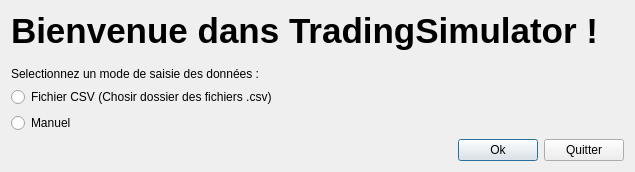
<?xml version="1.0" encoding="UTF-8"?>
<ui version="4.0">
 <class>ModeSelection</class>
 <widget class="QDialog" name="ModeSelection">
  <property name="geometry">
   <rect>
    <x>0</x>
    <y>0</y>
    <width>635</width>
    <height>172</height>
   </rect>
  </property>
  <property name="windowTitle">
   <string>Dialog</string>
  </property>
  <layout class="QVBoxLayout" name="verticalLayout_3">
   <item>
    <layout class="QVBoxLayout" name="verticalLayout_2">
     <item>
      <widget class="QLabel" name="label">
       <property name="font">
        <font>
         <pointsize>26</pointsize>
         <weight>75</weight>
         <bold>true</bold>
        </font>
       </property>
       <property name="text">
        <string>Bienvenue dans TradingSimulator !</string>
       </property>
      </widget>
     </item>
     <item>
      <spacer name="verticalSpacer">
       <property name="orientation">
        <enum>Qt::Vertical</enum>
       </property>
       <property name="sizeHint" stdset="0">
        <size>
         <width>20</width>
         <height>40</height>
        </size>
       </property>
      </spacer>
     </item>
     <item>
      <widget class="QLabel" name="label_2">
       <property name="text">
        <string>Selectionnez un mode de saisie des données : </string>
       </property>
      </widget>
     </item>
     <item>
      <layout class="QVBoxLayout" name="verticalLayout">
       <item>
        <widget class="QRadioButton" name="radioButton_CSV">
         <property name="text">
          <string>Fichier CSV (Chosir dossier des fichiers .csv)</string>
         </property>
        </widget>
       </item>
       <item>
        <widget class="QRadioButton" name="radioButton_Manual">
         <property name="text">
          <string>Manuel</string>
         </property>
        </widget>
       </item>
      </layout>
     </item>
     <item>
      <layout class="QHBoxLayout" name="horizontalLayout">
       <item>
        <spacer name="horizontalSpacer">
         <property name="orientation">
          <enum>Qt::Horizontal</enum>
         </property>
         <property name="sizeHint" stdset="0">
          <size>
           <width>40</width>
           <height>20</height>
          </size>
         </property>
        </spacer>
       </item>
       <item>
        <widget class="QPushButton" name="okButton">
         <property name="text">
          <string>Ok</string>
         </property>
        </widget>
       </item>
       <item>
        <widget class="QPushButton" name="quitButton">
         <property name="text">
          <string>Quitter</string>
         </property>
        </widget>
       </item>
      </layout>
     </item>
    </layout>
   </item>
  </layout>
 </widget>
 <resources/>
 <connections/>
</ui>
